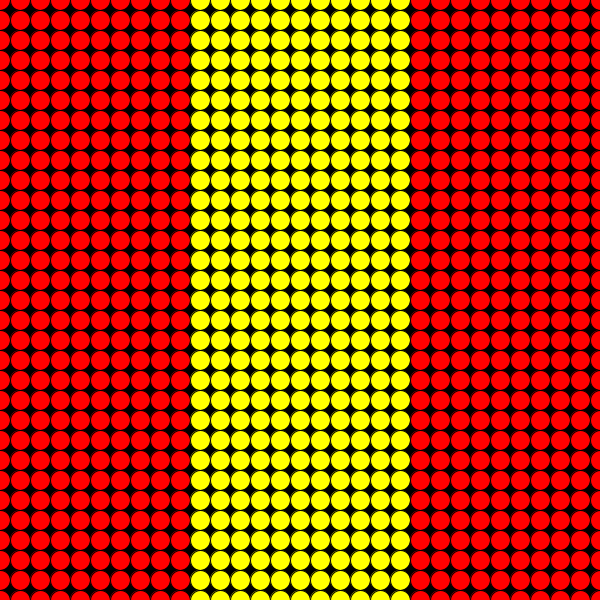
Frame 1 (no input)
Frame 60 (the mouse pressed at the canvas centre just before this capture): identical to frame 1, image omitted
Frame 120 (the mouse held since frame 60 and released just before this capture): identical to frame 1, image omitted

The Processing sketch that drew this single still picture (run headless with seeded random() and noise(); from frame 60 on, the mouse is pressed at the canvas centre):

// Processing sketch: processing_68326
// ── processing_68326.pde

void setup() {
  size(600,600);
  smooth();
}

void draw() {
  background(0); 
  
  for(int i = 0; i <=30; i = i + 1) {
  
      if(i < 10) {
      fill(255,0,0);
      }
      else if(i >=10 && i <=20) {
        fill(255,255,0);
      }
      else {
        fill(255,0,0);
      }
      ellipse(i * 20,600,20,20);
      ellipse(i * 20,580,20,20);
      ellipse(i * 20,560,20,20);
      ellipse(i * 20,540,20,20);
      ellipse(i * 20,520,20,20);
      ellipse(i * 20,500,20,20);
      ellipse(i * 20,480,20,20);
      ellipse(i * 20,460,20,20);
      ellipse(i * 20,440,20,20);
      ellipse(i * 20,420,20,20);
      ellipse(i * 20,400,20,20);
      ellipse(i * 20,380,20,20);
      ellipse(i * 20,360,20,20);
      ellipse(i * 20,340,20,20);
      ellipse(i * 20,320,20,20);
      ellipse(i * 20,300,20,20);
      ellipse(i * 20,280,20,20);
      ellipse(i * 20,260,20,20);
      ellipse(i * 20,240,20,20);
      ellipse(i * 20,220,20,20);
      ellipse(i * 20,200,20,20);
      ellipse(i * 20,180,20,20);
      ellipse(i * 20,160,20,20);
      ellipse(i * 20,140,20,20);
      ellipse(i * 20,120,20,20);
      ellipse(i * 20,100,20,20);
      ellipse(i * 20,80,20,20);
      ellipse(i * 20,60,20,20);
      ellipse(i * 20,40,20,20);
      ellipse(i * 20,20,20,20);
      ellipse(i * 20,0,20,20);
  }
}
